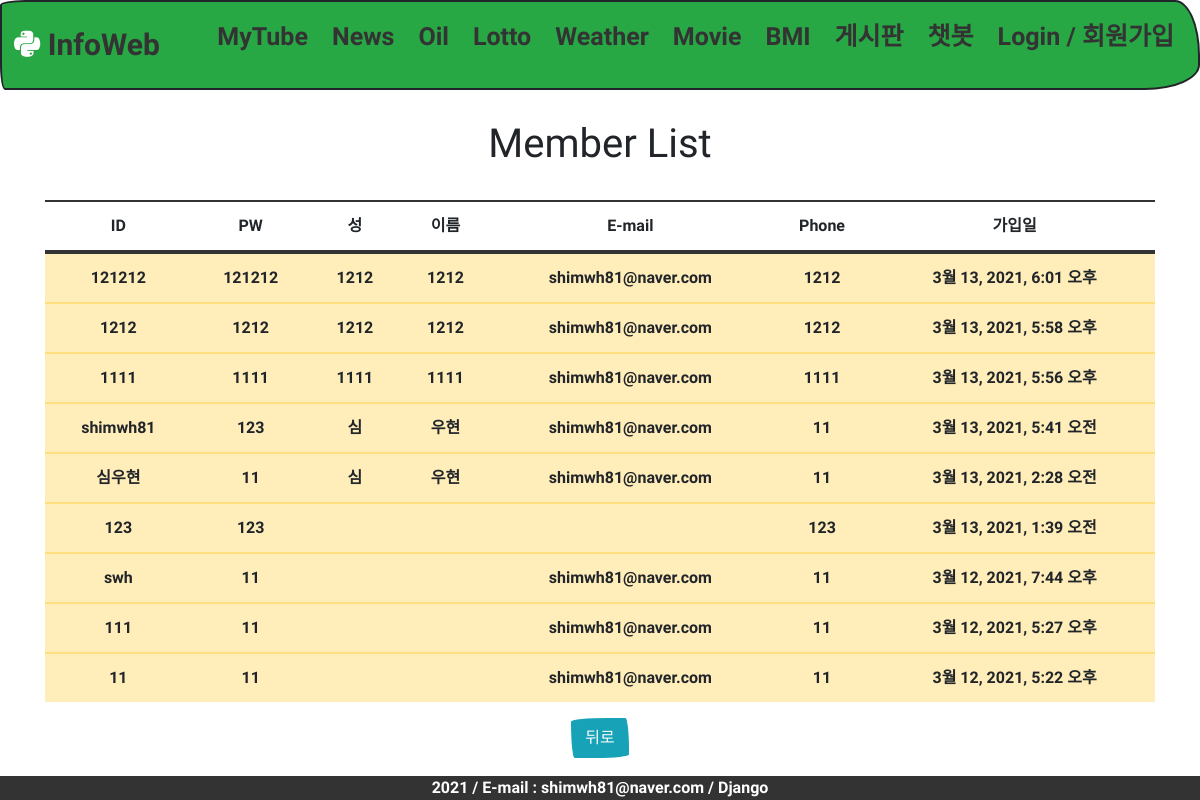
The app's page /member/memlist, older data.
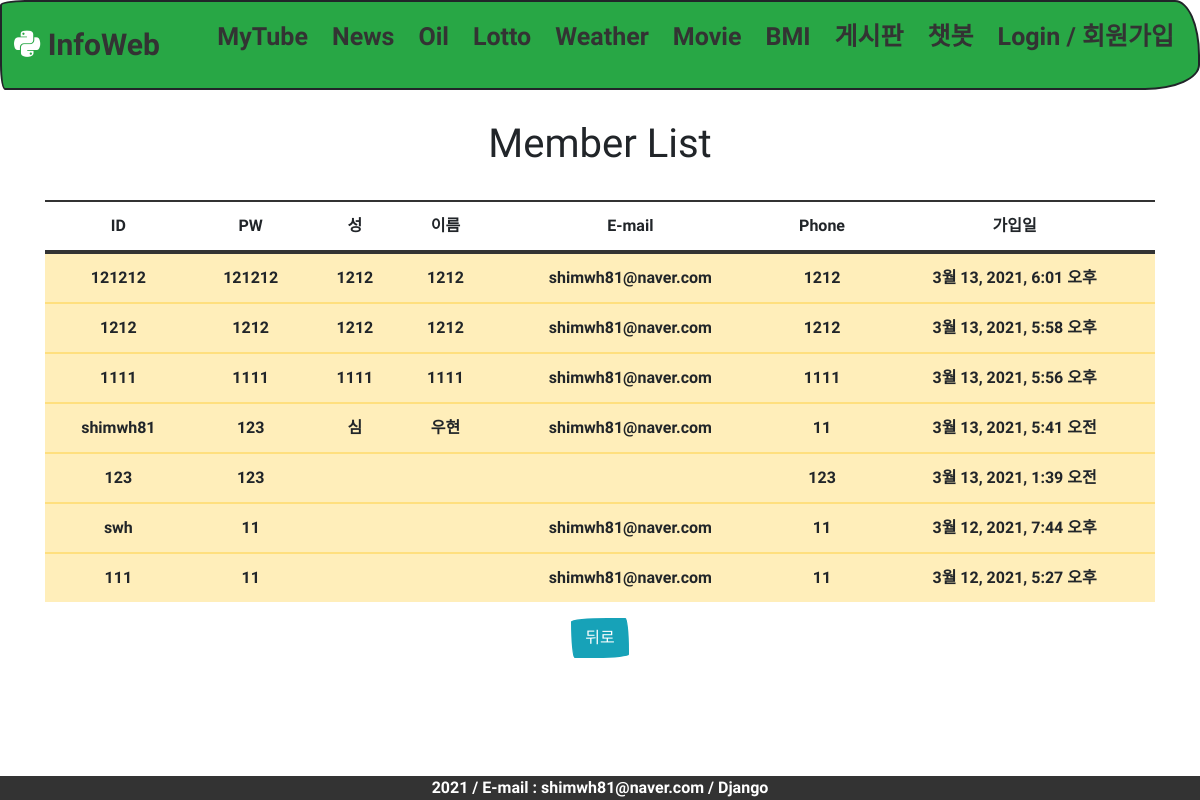
The same page, newer data.
### users/models.py (models this page shows, shortened)
class User(AbstractUser):
    phone = models.CharField(max_length=11)
    regdate = models.DateTimeField(auto_now_add=True)

### users/views.py (the view)
# urls.py: path('memlist', views.memlist, name='memlist'),
def memlist(request):
    memlist = User.objects.exclude(username='admin').order_by('-regdate')
    return render(request,'infoweb/memlist.html', {'memlist':memlist})

### templates/infoweb/memlist.html
{% extends "infoweb/base.html" %}
{% load static %}
{% block content %}
    <h1>Member List</h1>
    <br>
    <table class="table table-hover">
      <thead>
        <tr>
          <th scope="usernaem">ID</th>
          <th scope="password">PW</th>
            <th scope="firstname">성</th>
            <th scope="lastname">이름</th>
          <th scope="email">E-mail</th>
            <th scope="phone">Phone</th>
            <th scope="regdate">가입일</th>
        </tr>
      </thead>
            <tbody>
            {% for mem in memlist %}
             <tr class="table-warning">
              <td>{{mem.username}}</td>
              <td>{{mem.password}}</td>
                 <td>{{mem.last_name}}</td>
                 <td>{{mem.first_name}}</td>
              <td>{{mem.email}}</td>
              <td>{{mem.phone}}</td>
              <td>{{mem.regdate}}</td>
            </tr>
          {% endfor %}
            </tbody>
     </table>
    <a href="{% url 'mypage' %}"><input type="button" class="btn btn-info" value="뒤로"></a>
    <br>
{% endblock %}

### templates/infoweb/base.html (shortened to what this page needs)
{% load static %}
<!DOCTYPE html>
<html lang="ko">
<head>
    <link rel="stylesheet" type="text/css" href="{% static 'css/bootstrap.min.css' %}">
    <link rel="stylesheet" type="text/css" href="{% static 'css/style2.css' %}">
</head>
<body>
<div class="wrapper">
    <nav class="navbar">
      <div class="navbar_logo">
        <i class="fab fa-python"></i>
        <a href="{% url 'home' %}">InfoWeb</a>
      </div>
      <ul class="navbar_menu">
        <li><a href="{% url 'mytube' %}">MyTube</a></li>
        <li><a href="{% url 'news' %}">News</a></li>
        <li><a href="{% url 'oil' %}">Oil</a></li>
        <li><a href="{% url 'lotto' %}">Lotto</a></li>
        <li><a href="{% url 'weather' %}">Weather</a></li>
        <li><a href="{% url 'movie' %}">Movie</a></li>
        <li><a href="{% url 'bmi' %}">BMI</a></li>
        <li><a href="{% url 'board' %}">게시판</a></li>
        <li><a href="{% url 'chet' %}">챗봇</a></li>
          {% if request.session.user_username is not None %}
          <li><a href="{% url 'mypage' %}">My Page</a></li>
          <li><a href="{% url 'logOut' %}">LogOut</a></li>
          {% else %}
        <li><a href="{% url 'member' %}">Login / 회원가입</a></li>
          {% endif %}
      </ul>
    </nav>
    <section>
      <div class="container">
      {% block content %}{% endblock %}
      </div>
    </section>
    <footer>
        2021 / E-mail : shimwh81@naver.com / Django
    </footer>
</div>
</body>
</html>

### static/css/style2.css (style rules this page uses)
:root { --text-color: #333; --background-color: #28a745; --accent-color: pink; }
html,body { font-family: 'Jua', sans-serif; margin: 0; padding: 0; height: 100% }
.wrapper { min-height: 100%; position: relative; padding-bottom: 20px; }
.container { flex: 1; margin-top: 30px; align-items: center; text-align: center; }
footer { position: absolute; bottom: 0; left: 0; right: 0; background-color: #333; color: #fff; text-align: center; }
a { text-decoration: none; color: var(--text-color); }
.navbar { display: flex; justify-content: space-between; align-items: center; background-color: var(--background-color); padding: 8px 12px; }
.navbar_logo { font-size: 30px; color: white; }
.navbar_menu { display: flex; list-style: none; font-size: 25px; padding-left: 0; }
.navbar_menu li { padding: 8px 12px; }

Row changes from the older to the newer data that the page shows:
removed User: username "심우현", password "11", last_name "심", first_name "우현", email "shimwh81@naver.com", phone "11", regdate "3월 13, 2021, 2:28 오전"
removed User: username "11", password "11", email "shimwh81@naver.com", phone "11", regdate "3월 12, 2021, 5:22 오후"
